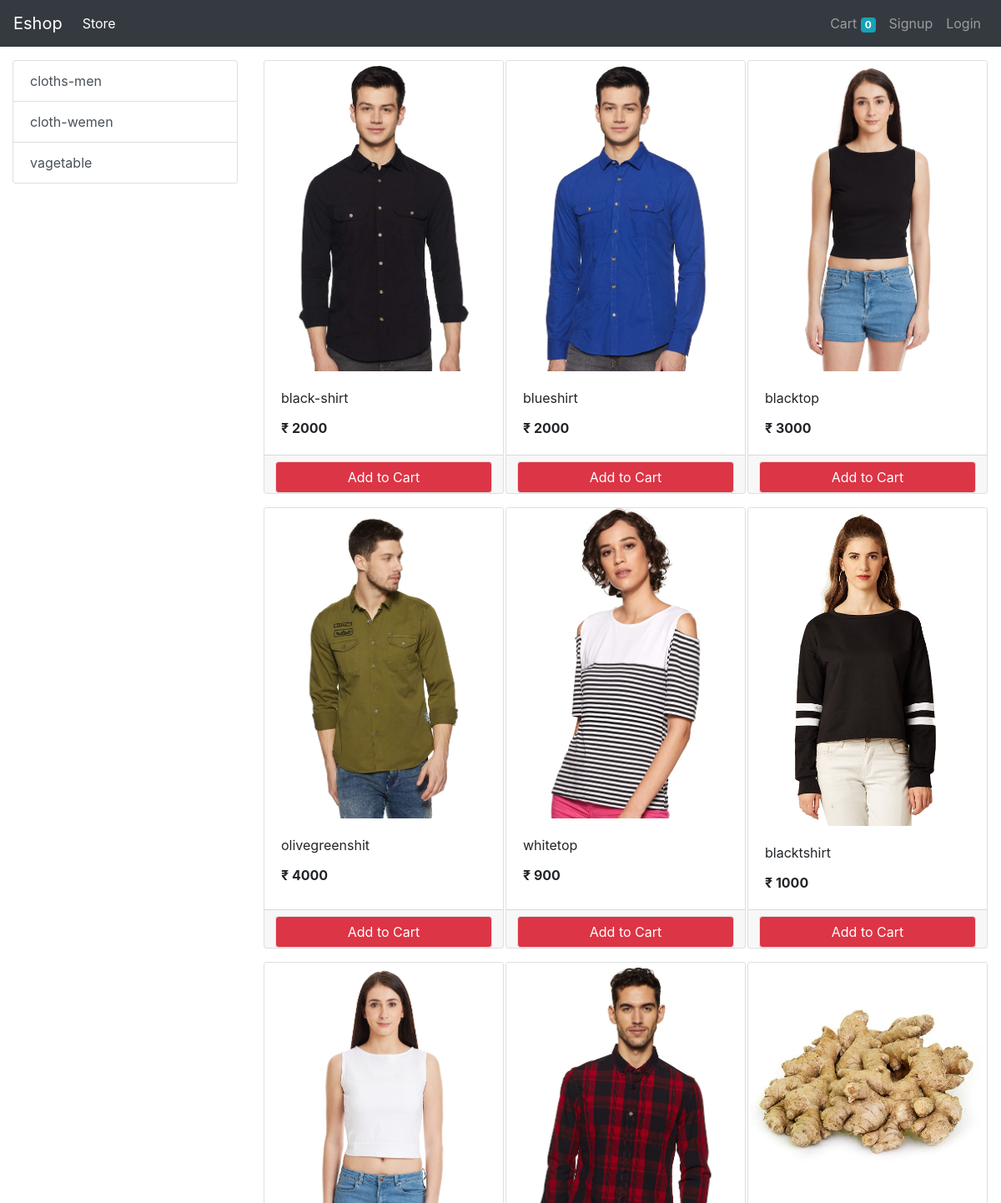
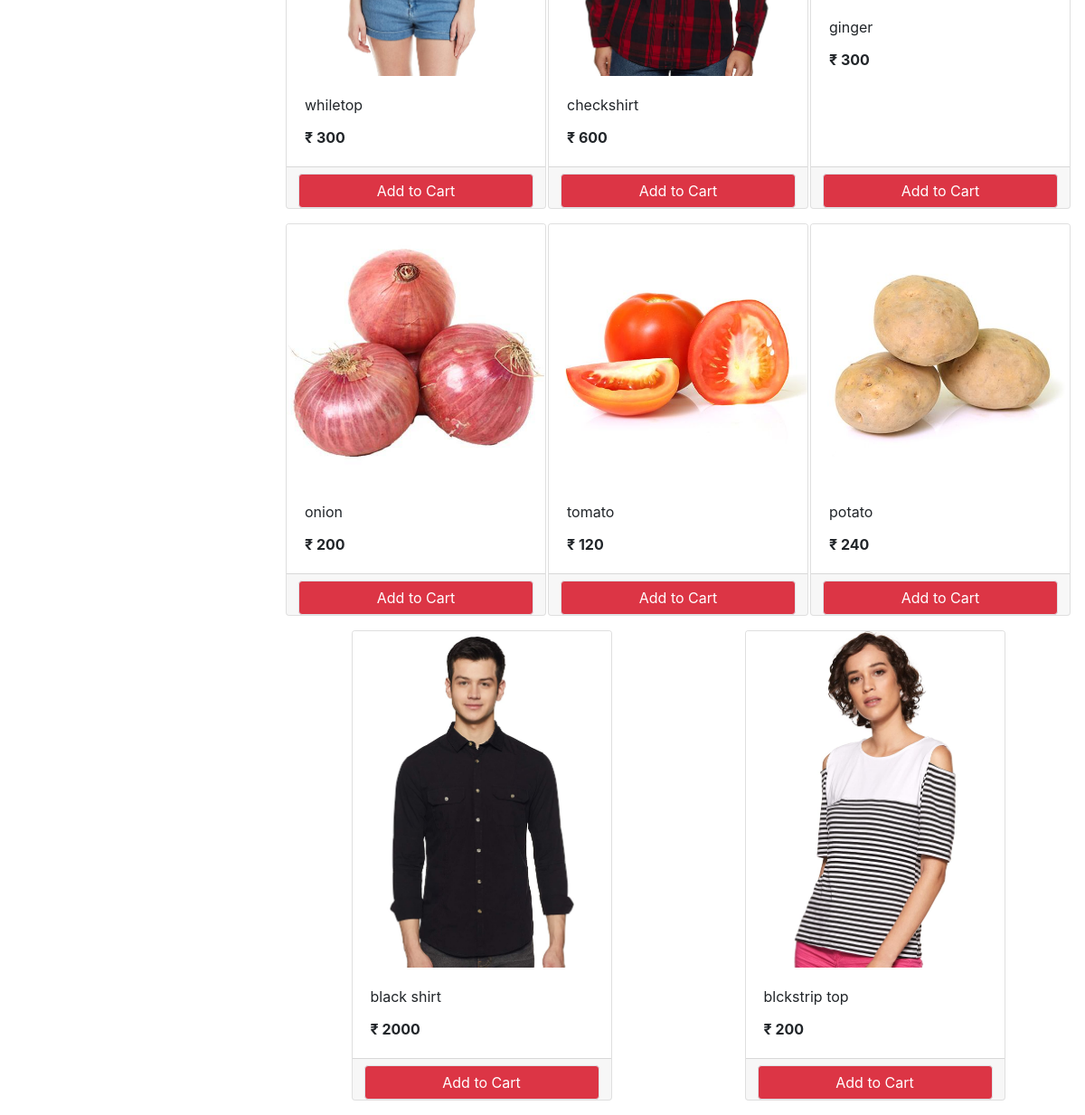
The page / on the database its author committed (2 pictures, top to bottom).
### store/models/category.py (models this page shows, shortened)
class Category(models.Model):
    name = models.CharField(max_length=20)
    @staticmethod
    def get_all_categories():
       return Category.objects.all()

### store/models/product.py (models this page shows, shortened)
class Product(models.Model):
    name = models.CharField(max_length=50)
    price = models.IntegerField(default=0)
    category = models.ForeignKey(Category,on_delete=models.CASCADE,default=1)
    description = models.CharField(max_length=200,default='',null=True , blank=True)
    image = models.ImageField(upload_to='products/')
    @staticmethod
    def get_all_products():
        return Product.objects.all()

### store/views/home.py (the view, shortened to what this page needs)
# urls.py: path('', Index.as_view() , name='homepage'),
class Index(View):
    def get(self,request):
        cart = request.session.get('cart')
        if not cart:
            request.session.cart = {}
        products = None
        categories = Category.get_all_categories()
        categoryID = request.GET.get('category')
        if categoryID:
            products = Product.get_all_products_by_categoryid(categoryID)
        else:
            products = Product.get_all_products();
        data = {}
        data['products'] = products
        data['categories'] = categories
        print('you are',request.session.get('email'))
        return render(request,'index.html', data)

### store/templatetags/cart.py (called while the page is built)
@register.filter(name = 'is_in_cart')
def is_in_cart(product , cart):
    keys = cart.keys()
    for id in keys:
        if int(id) == product.id:
            return True
    return False;

### store/templatetags/custom_filter.py (called while the page is built)
@register.filter(name='currency')
def currency(number):
    return " ₹ "+str(number)

### store/templates/index.html (shortened to what this page needs)
{% extends 'base.html'%}
{% block content %}
{% load cart%}
{% load custom_filter%}
    <div class="container-fluid mt-3">
       <div class="row">
        <div class="col-lg-3">
            <div class="list-group">
                {% for category in categories  %}
                <a href="/?category={{category.id}}" class="list-group-item list-group-item-action">
                    {{category.name}}
                </a>
                {% endfor %}
            </div>
        </div>
        <div id='products' class="col-lg-9 mx-auto">
            <div class="row mx-auto">
                {% for product in products %}
                <div class="card mx-auto mb-3" id='{{product.id}}' style="width: 18rem;">
                    <img class="card-img-top" src="{{product.image.url}}
                    " alt="Card image cap">
                    <div class="card-body">
                      <p class="card-title">{{product.name}}</p>
                      <p class="card-text"><b>{{product.price|currency}}</b></p>
                    </div>
                    <div class="card-footer p-0 no-gutters">
                        {% if product|is_in_cart:request.session.cart %}
                        <div class="row no-gutters">
                            <form action="/#{{product.id}}" class="col-2" method="post">
                                {% csrf_token %}
                                <input hidden type="text" name='product' value="{{product.id}}">
                                <input hidden type="text" name='remove' value="True">
                                <input type="submit" value="-" class=" btn btn-block btn-secondary">
                            </form>
                            <div class="text-center col">{{product|cart_quantity:request.session.cart}} in cart</div>
                            <form action="/#{{product.id}}" class="col-2" method="post">
                                {% csrf_token %}
                                <input hidden type="text" name='product' value="{{product.id}}">
                                <input type="submit" value="+" class=" btn btn-block btn-secondary">
                            </form>
                        </div>
                        {% else %}
                        <form action="/#{{product.id}}" method="POST" class="btn btn-block">
                            <input type="submit" class="float-right btn btn-right btn btn-danger border btn-block" value="Add to Cart">
                        </form>
                        {% endif %}
                    </div>
                  </div>
                {% endfor%}
            </div>
        </div>
       </div>
    </div>
{% endblock content %}

### store/templates/base.html (shortened to what this page needs)
<!doctype html>
<html lang="en">
  <head>
    <link rel="stylesheet" href="https://cdn.jsdelivr.net/npm/bootstrap@4.0.0/dist/css/bootstrap.min.css">
  </head>
  <body>
    <nav class="navbar navbar-expand-lg navbar-dark bg-dark">
        <a class="navbar-brand" href="/">Eshop</a>
        <div class="collapse navbar-collapse" id="navbarSupportedContent">
          <ul class="navbar-nav mr-auto">
            <li class="nav-item active">
              <a class="nav-link" href="#">Store<span class="sr-only">(current)</span></a>
            </li>
          </ul>
          <ul class=" navbar-nav my-2 my-lg-0">
            <li class="nav-item">
              <a class="nav-link" href="/cart">Cart
                <span class="badge badge-info">{{request.session.cart.keys|length}}</span>
                <span class="sr-only">(current)</span></a>
            </li>
            {% if request.session.customer %}
            <li class="nav-item">
              <a class="nav-link" href="/orders">Orders<span class="sr-only">(current)</span></a>
            </li>
            <li class="nav-item">
              <a class="nav-link" href="/logout">Logout<span class="sr-only">(current)</span></a>
            </li>
            {% else %}
            <li class="nav-item ">
              <a class="nav-link" href="/signup">Signup<span class="sr-only">(current)</span></a>
            </li>
            <li class="nav-item">
              <a class="nav-link" href="/login">Login<span class="sr-only">(current)</span></a>
            </li>
            {% endif %}
          </ul>
        </div>
      </nav>
      {% block content %}{% endblock content %}
  </body>
</html>

### rows shown on the page
Category: name "cloths-men"
Category: name "cloth-wemen"
Category: name "vagetable"
Product: {{ product.id }} 1 (drawn), image (picture), name "black-shirt", price "₹ 2000"
Product: image (picture), name "blueshirt", price "₹ 2000"
Product: image (picture), name "blacktop", price "₹ 3000"
Product: image (picture), name "olivegreenshit", price "₹ 4000"
Product: image (picture), name "whitetop", price "₹ 900"
Product: image (picture), name "blacktshirt", price "₹ 1000"
Product: image (picture), name "whiletop", price "₹ 300"
Product: image (picture), name "checkshirt", price "₹ 600"
Product: image (picture), name "ginger", price "₹ 300"
Product: image (picture), name "onion", price "₹ 200"
Product: image (picture), name "tomato", price "₹ 120"
Product: image (picture), name "potato", price "₹ 240"
Product: image (picture), name "black shirt", price "₹ 2000"
Product: image (picture), name "blckstrip top", price "₹ 200"

### other values the page prints
{{ request.session.cart.keys|length }} "0"
